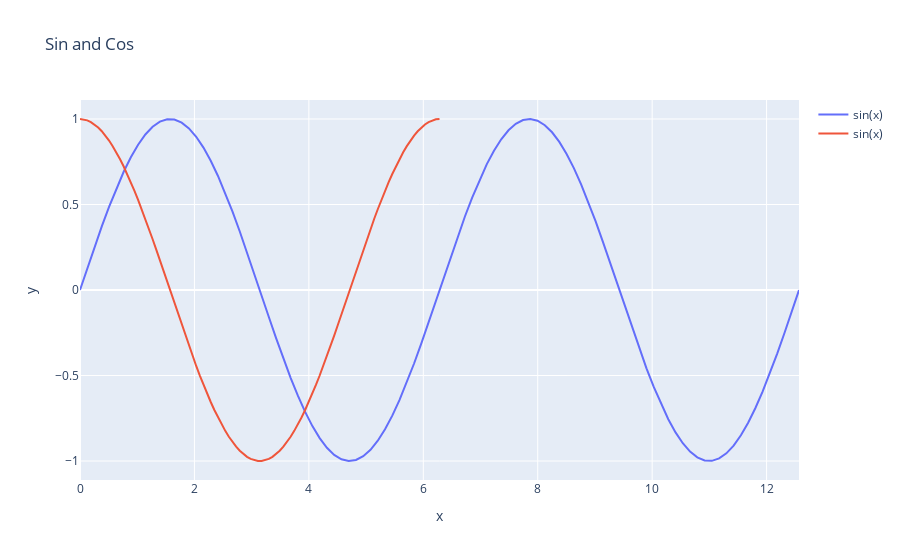

Notebook code cell kept with this figure:
### Code cell
import plotly.graph_objects as go
import numpy as np
import pandas as pd

# Create data arrays
sin_array = np.sin(np.linspace(0, 4*np.pi, 100))
cos_array = np.cos(np.linspace(0, 2*np.pi, 100))

sin_x = np.linspace(0, 4*np.pi, 100)
cos_x = np.linspace(0, 2*np.pi, 100)

sin_df = pd.DataFrame({'x':sin_x, 'y': sin_array})
cos_df = pd.DataFrame({'x':cos_x, 'y': cos_array})

dfs = [sin_df, cos_df]

fig = go.Figure()

for df in dfs:
    fig.add_trace(go.Scatter(x=df['x'], y=df['y'], mode='lines', name='sin(x)'))

# Create a Plotly figure

# Add sin(x) trace

# Add cos(x) trace

# Customize layout
fig.update_layout(
    title='Sin and Cos',
    xaxis_title='x',
    yaxis_title='y'
)

# Show the figure
fig.show()
fig.data = []
